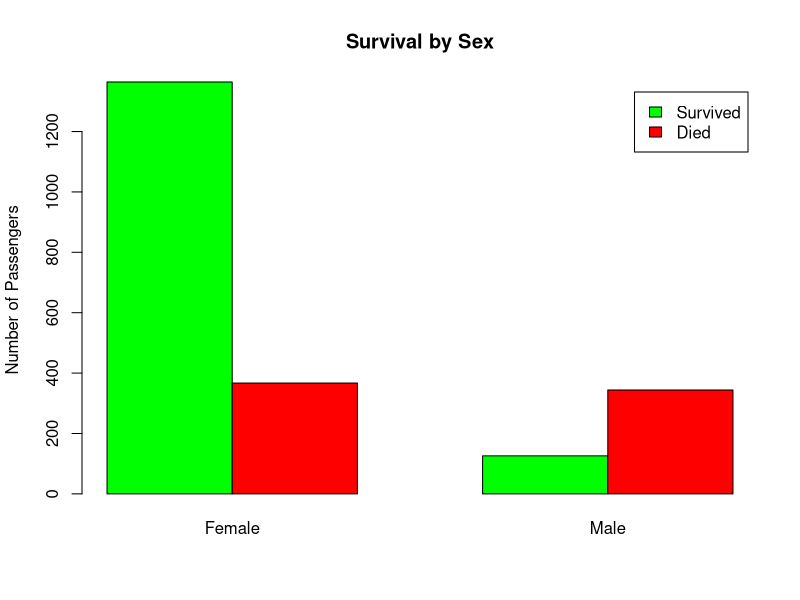
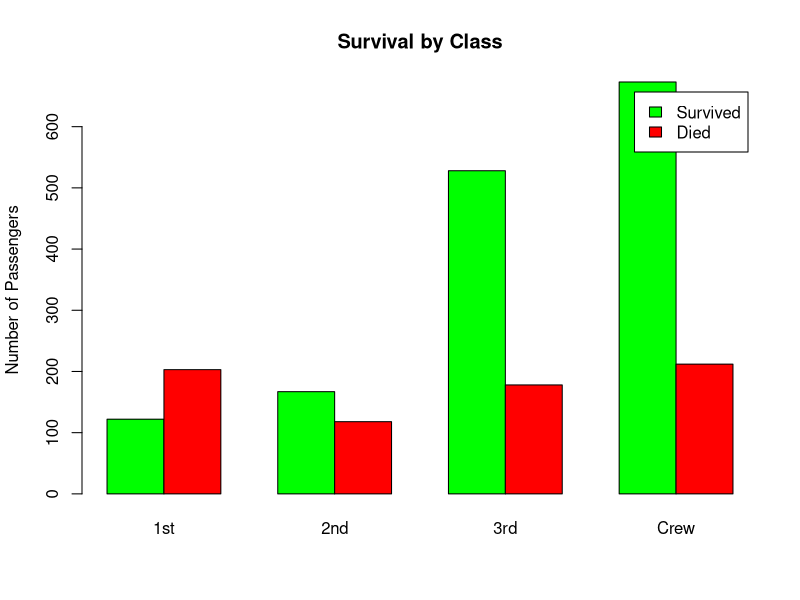
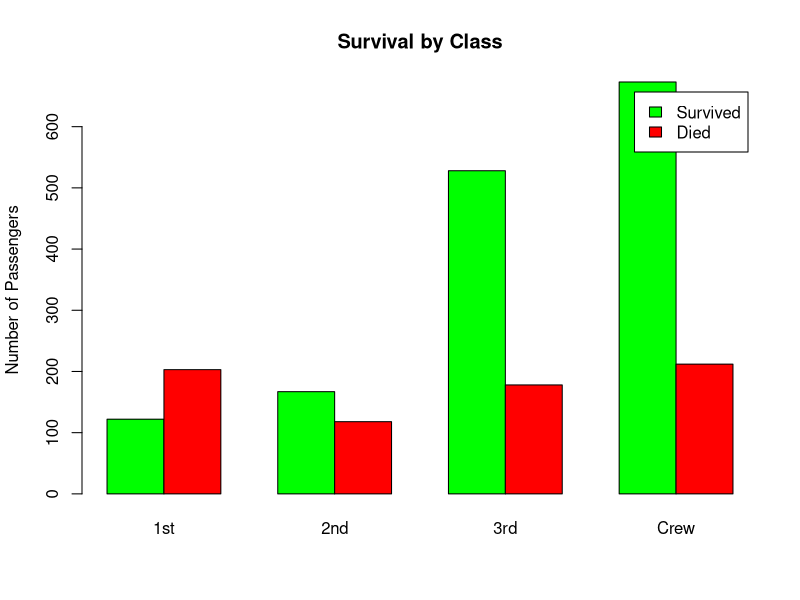

Recreate these plots in R, in order.
## ---- chunk 1
data(Titanic)
titanic_df <- as.data.frame(Titanic)

head(titanic_df)
str(titanic_df)
## ---- chunk 2
aggregate(Freq ~ Sex + Class + Survived, data=titanic_df, sum)
## ---- chunk 3
total <- sum(titanic_df$Freq)
survived <- sum(titanic_df$Freq[titanic_df$Survived == "Yes"])
survival_rate <- survived / total * 100
survival_rate
## ---- chunk 4
sex_survival <- aggregate(Freq ~ Sex + Survived, data=titanic_df, sum)

barplot(
  height = matrix(sex_survival$Freq, nrow=2, byrow=TRUE),
  beside = TRUE,
  names.arg = c("Female", "Male"),
  col = c("green", "red"),
  legend = c("Survived", "Died"),
  main = "Survival by Sex",
  ylab = "Number of Passengers"
)
## ---- chunk 5
class_survival <- aggregate(Freq ~ Class + Survived, data=titanic_df, sum)

barplot(
  height = matrix(class_survival$Freq, nrow=2, byrow=TRUE),
  beside = TRUE,
  names.arg = c("1st", "2nd", "3rd", "Crew"),
  col = c("green", "red"),
  legend = c("Survived", "Died"),
  main = "Survival by Class",
  ylab = "Number of Passengers"
)
## ---- chunk 6
class_survival <- aggregate(Freq ~ Class + Survived, data=titanic_df, sum)

barplot(
  height = matrix(class_survival$Freq, nrow=2, byrow=TRUE),
  beside = TRUE,
  names.arg = c("1st", "2nd", "3rd", "Crew"),
  col = c("green", "red"),
  legend = c("Survived", "Died"),
  main = "Survival by Class",
  ylab = "Number of Passengers"
)
